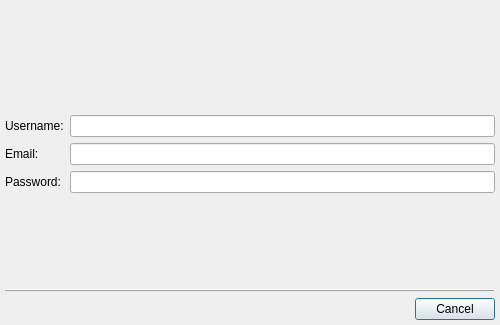
<?xml version="1.0" encoding="UTF-8"?>
<ui version="4.0">
 <class>RegisterDialogClass</class>
 <widget class="QDialog" name="RegisterDialogClass">
  <property name="geometry">
   <rect>
    <x>0</x>
    <y>0</y>
    <width>500</width>
    <height>325</height>
   </rect>
  </property>
  <layout class="QVBoxLayout">
   <property name="margin">
    <number>5</number>
   </property>
   <item>
    <widget class="QStackedWidget" name="stwForm">
     <property name="currentIndex">
      <number>0</number>
     </property>
     <widget class="QWidget" name="spgForm">
      <layout class="QGridLayout">
       <property name="margin">
        <number>0</number>
       </property>
       <item row="0" column="0">
        <spacer>
         <property name="orientation">
          <enum>Qt::Vertical</enum>
         </property>
         <property name="sizeHint" stdset="0">
          <size>
           <width>20</width>
           <height>40</height>
          </size>
         </property>
        </spacer>
       </item>
       <item row="1" column="0" colspan="2">
        <widget class="QLabel" name="lblInstuctions">
         <property name="textFormat">
          <enum>Qt::PlainText</enum>
         </property>
         <property name="alignment">
          <set>Qt::AlignCenter</set>
         </property>
         <property name="wordWrap">
          <bool>true</bool>
         </property>
        </widget>
       </item>
       <item row="2" column="0">
        <widget class="QLabel" name="lblUserName">
         <property name="text">
          <string>Username:</string>
         </property>
         <property name="textFormat">
          <enum>Qt::PlainText</enum>
         </property>
         <property name="buddy">
          <cstring>lneUserName</cstring>
         </property>
        </widget>
       </item>
       <item row="2" column="1">
        <widget class="QLineEdit" name="lneUserName"/>
       </item>
       <item row="5" column="0">
        <widget class="QLabel" name="lblPassword">
         <property name="text">
          <string>Password:</string>
         </property>
         <property name="textFormat">
          <enum>Qt::PlainText</enum>
         </property>
         <property name="buddy">
          <cstring>lnePassword</cstring>
         </property>
        </widget>
       </item>
       <item row="5" column="1">
        <widget class="QLineEdit" name="lnePassword">
         <property name="echoMode">
          <enum>QLineEdit::Password</enum>
         </property>
        </widget>
       </item>
       <item row="7" column="0">
        <spacer>
         <property name="orientation">
          <enum>Qt::Vertical</enum>
         </property>
         <property name="sizeHint" stdset="0">
          <size>
           <width>52</width>
           <height>51</height>
          </size>
         </property>
        </spacer>
       </item>
       <item row="4" column="1">
        <widget class="QLineEdit" name="lneEMail"/>
       </item>
       <item row="4" column="0">
        <widget class="QLabel" name="lblEmail">
         <property name="text">
          <string>Email:</string>
         </property>
         <property name="textFormat">
          <enum>Qt::PlainText</enum>
         </property>
         <property name="buddy">
          <cstring>lneEMail</cstring>
         </property>
        </widget>
       </item>
      </layout>
     </widget>
     <widget class="QWidget" name="spgDataForm"/>
    </widget>
   </item>
   <item>
    <widget class="QFrame" name="frame">
     <property name="frameShape">
      <enum>QFrame::HLine</enum>
     </property>
     <property name="frameShadow">
      <enum>QFrame::Raised</enum>
     </property>
    </widget>
   </item>
   <item>
    <widget class="QDialogButtonBox" name="dbbButtons">
     <property name="standardButtons">
      <set>QDialogButtonBox::Cancel</set>
     </property>
    </widget>
   </item>
  </layout>
 </widget>
 <layoutdefault spacing="6" margin="11"/>
 <tabstops>
  <tabstop>lneUserName</tabstop>
  <tabstop>lnePassword</tabstop>
  <tabstop>dbbButtons</tabstop>
 </tabstops>
 <resources/>
 <connections/>
</ui>
